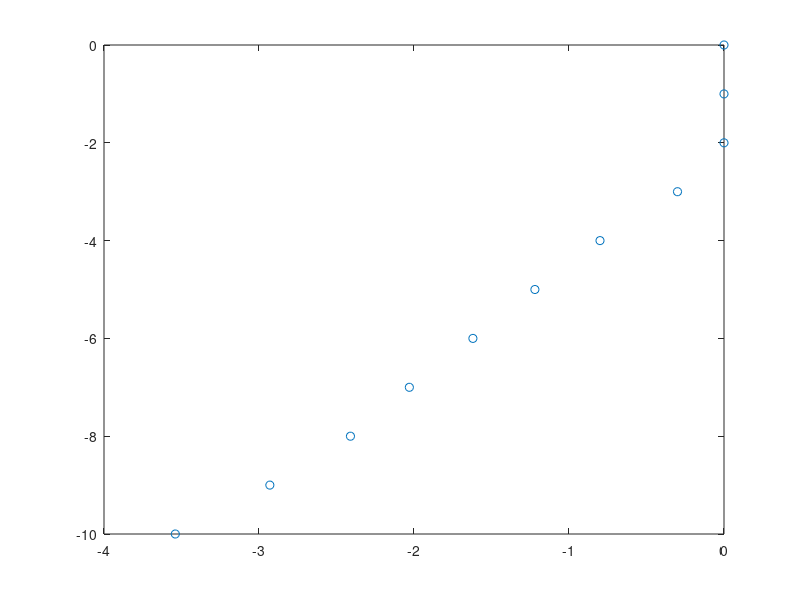

The MATLAB script that drew this image:
poscontrol = [0,1,2,3,4,5,6,7,8,9,10];
negcontrol = [-10,-9,-8,-7,-6,-5,-4,-3,-2,-1,0];
posspeed = [0,0,0,0.4,0.78,1.21,1.61,2.04,2.56,2.98,3.54];
negspeed = [-3.54,-2.93,-2.41,-2.03,-1.62,-1.22,-0.80,-0.3,0,0,0];
figure
plot(negspeed,negcontrol,'o')